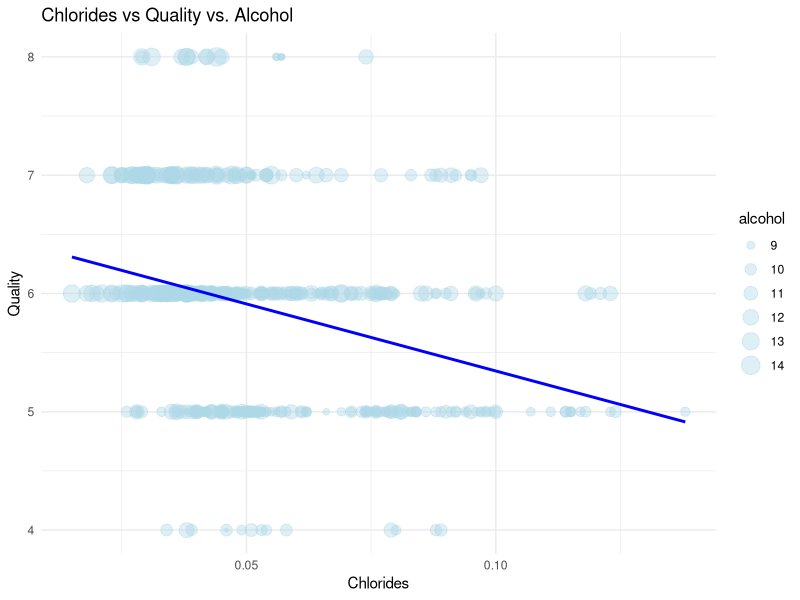

The R script that drew this image: (Note: this script raises an error after producing the figure.)
#Colin.R
##########################
# Generation of 500 wines form RedWine_Dataset.xlxs
## Requires
### "RedWine_Dataset.xlxs" must exist in the current working directory
## Returns 
### redWineRandom: a sample of 500 random points of data
### randomIndexes: the corresponding random indexes form WineProperties_Red 
## Dependencies
### install.packages("readxl")          // If readxl not installed
library(readxl)
library(flextable)
library(vctrs)
library(broom)
##install.packages("flextable")
# Clean Console and Environment
rm(list = ls())
cat("\f")

#importing red wine data from excel file
WineProperties_Red <- read_excel("RedWine_DataSet.xlsx")

#Seed for random number generator using pseudo-random number generation which is sufficiently random for our purposes
set.seed(5678)

#Find indexes of the 500 random elements
randomIndexes <- sample(seq_len(nrow(WineProperties_Red)), 500, replace = FALSE)

#Get random data from random index (can choose which data to set after ",")
redWineRandom <- WineProperties_Red[randomIndexes, ]

# Chlorides and Quality linear models
library(ggplot2)

redWine <- subset(redWineRandom, chlorides < 0.15)

# Creation of linear models -- chlorides VS quality) 
QCl_lm <- lm(quality ~ chlorides + alcohol , data = redWine)

print(summary(QCl_lm))
ggplot(redWine, aes(x = chlorides, y = quality)) + 
  geom_point(aes(size = alcohol), alpha = 0.4, color = "lightblue") +
  geom_smooth(method = "lm", se = FALSE, linetype = "solid", color = "blue") +
  labs(title = "Chlorides vs Quality vs. Alcohol", x = "Chlorides", y = "Quality") +
  theme_minimal() 
grid()

#Better table
##install.packages("flextable")
table <- as_flextable(QCl_lm)
print(table)

##########################
##End Colin.R
